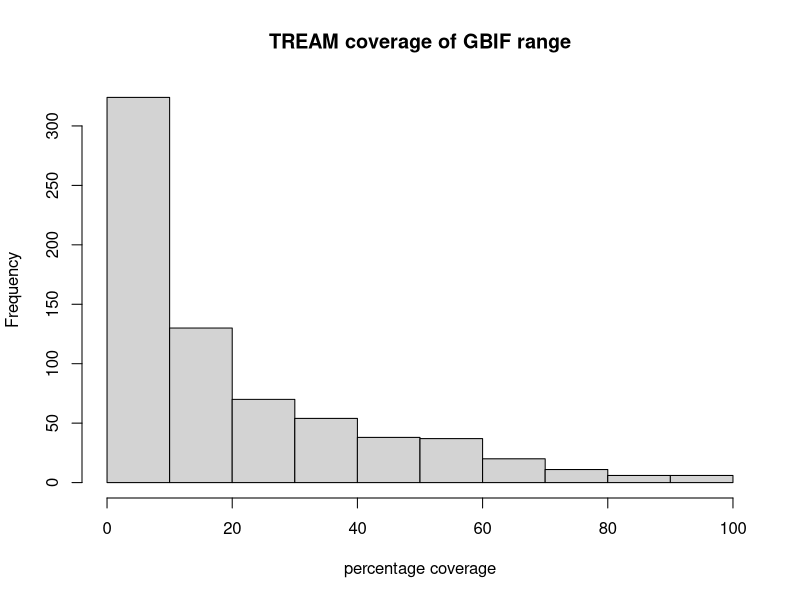
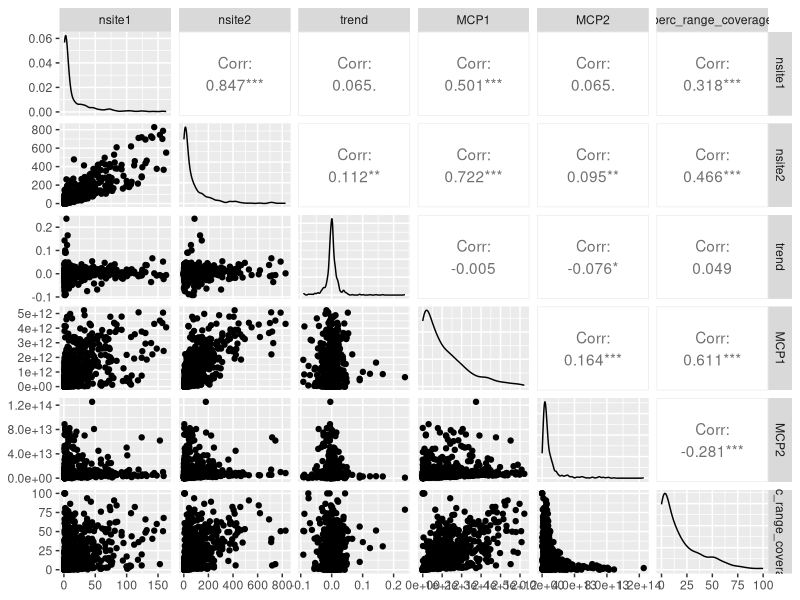
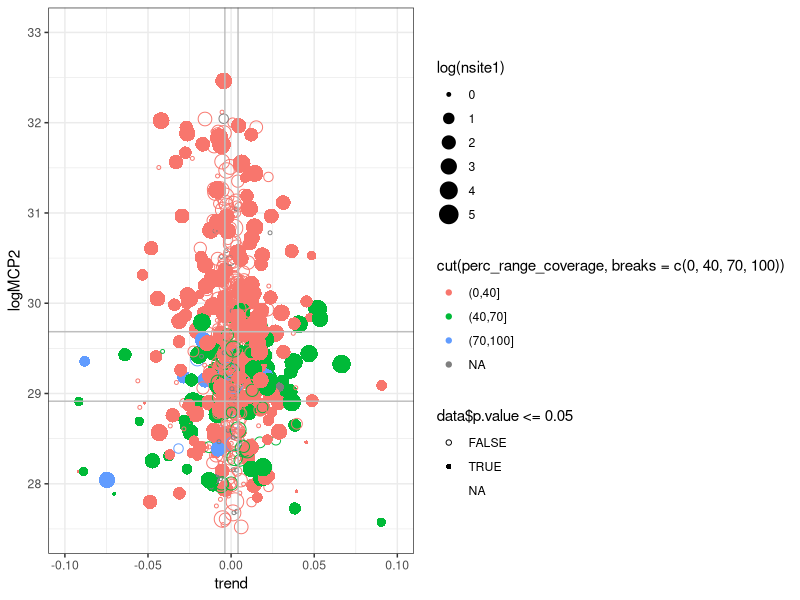

R code for these plots, in order:
## ---- chunk 1
knitr::opts_chunk$set(echo = TRUE)
library(ggplot2)
library(GGally)
## ---- chunk 2
data <- read.csv("species_information_TREAM.csv")
nrow(data)
names(data)
## ---- chunk 3
colSums(is.na(data))
## ---- chunk 4
subset(data, is.na(p.value), select = 1:6)
## ---- chunk 5
table(subset(data, is.na(MCP1))$nsite2)
## ---- chunk 6
hist(data$perc_range_coverage, main = "TREAM coverage of GBIF range", xlab = "percentage coverage")
## ---- chunk 7
sort(table(data$order))
length(unique(data$order))
## ---- chunk 8
data$logMCP1 <- log(data$MCP1)
data$logMCP2 <- log(data$MCP2)
ggpairs(data[,c(2,3,4,7,8,9)])
## ---- chunk 9
with(data, table(is.na(MCP1), is.na(MCP2)))
## ---- chunk 10
apply(data[,c(2,3,4,7,8)], 2, quantile, c(0.33,0.5,0.67), na.rm=T)
## ---- chunk 11
100 * (exp(0.004) - 1)
## ---- chunk 12
100 * (exp(0.004 * 30) - 1)
## ---- chunk 13
#data$shape <- data$p.value <= 0.05
#levels(data$shape) <- c(1, 16)
#data$shape <- as.factor(ifelse(data$p.value <= 0.05, 1, 16))
#data$shape <- as.factor(data$p.value <= 0.05, levels = c(1, 16))
#data$shape <- factor(data$p.value <= 0.05, levels = c(1, 16))

gp <- ggplot(data, aes(x=trend, y=logMCP2)) +
  geom_point(aes(colour = cut(perc_range_coverage, breaks = c(0,40,70,100)),
                 shape = data$p.value <= 0.05,
                 size = log(nsite1))) + 
  scale_shape_manual(values=c(1, 16)) +
  geom_vline(xintercept = quantile(data$trend, 0.33, na.rm=T), col="grey") +
  geom_vline(xintercept = quantile(data$trend, 0.67, na.rm=T), col="grey") +
  geom_hline(yintercept = quantile(data$logMCP2, 0.33, na.rm=T), col="grey") +
  geom_hline(yintercept = quantile(data$logMCP2, 0.67, na.rm=T), col="grey") +
  theme_bw()

gp + xlim(c(-0.1, 0.1)) + ylim(c(27.5, 33))
## ---- chunk 14
tCut <- function(x, labs) cut(x, incl= TRUE, right = FALSE,
                                     breaks = quantile(x, c(0, 0.33, 0.67, 1), na.rm = TRUE), labels = labs)

data$trendCat <- tCut(data$trend, labs = c("declining", "stable", "increasing"))
data$RangeCat <- tCut(data$MCP2, labs = c("small", "medium", "big"))
data$nSiteCat <- cut(data$nsite1, incl= TRUE, breaks = c(1, 2, 5, 10,Inf), labels=c("1-2", "3-5","6-10", "11+"))
## ---- chunk 15
data$trendCat[data$p.value > 0.05] <- "stable"
## ---- chunk 16
with(data, table(trendCat, RangeCat, nSiteCat, useNA="if"))
## ---- chunk 17
with(data, table(trendCat, RangeCat, order, useNA="if"))
## ---- chunk 18
`%!in%` = Negate(`%in%`)
data_flying <- data[which(data$order %!in% c("Amphipoda", "Anthoathecata", "Arguloida", "Decapoda", "Ectobranchia", "Hirudinida", "Littorinida", "Lumbriculida", "Myida", "Mysida", "Neritopsida", "Plumatellida", "Sphaeriida", "Terebellida", "Tricladida", "Tubificida", "Unionida", "Venerida", "Viviparida")),]

with(data_flying, table(trendCat, RangeCat, nSiteCat, useNA="if"))
